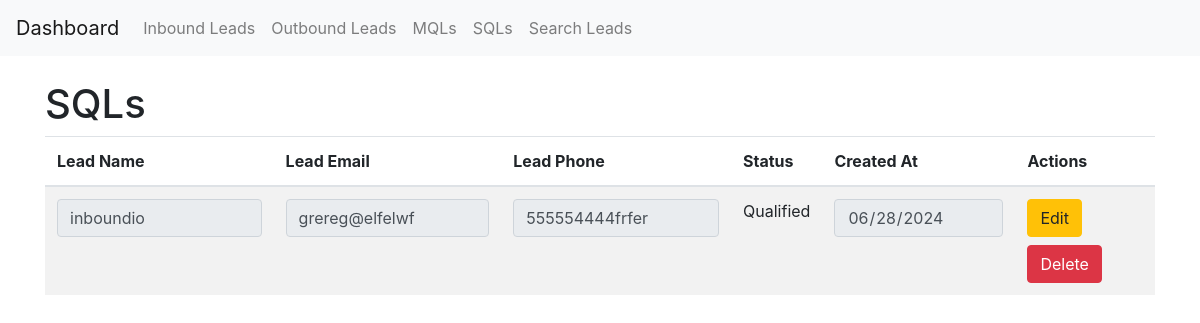
The page /sqls on the database as committed earlier.
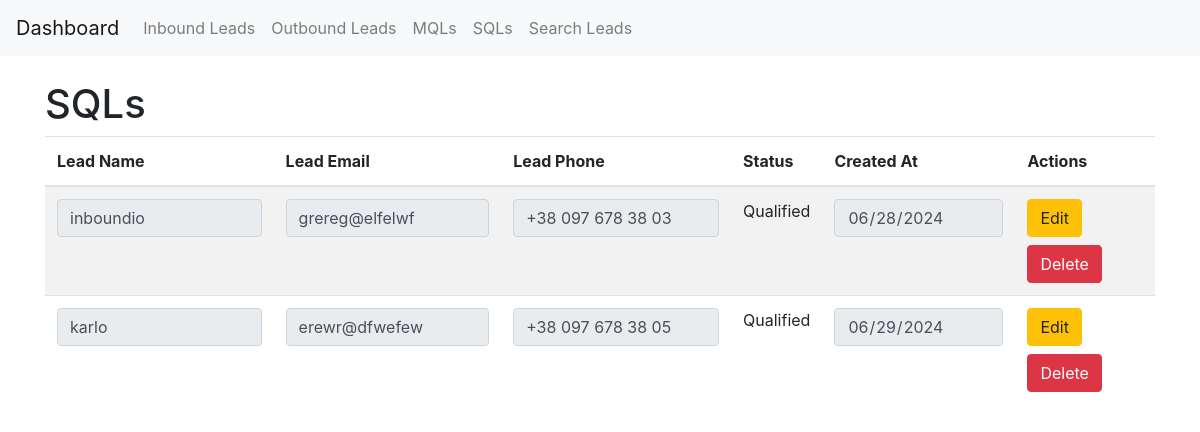
The same page on the database as committed later.
### app/models.py (models this page shows)
class SQL(db.Model):
    id = db.Column(db.Integer, primary_key=True)
    mql_id = db.Column(db.Integer, db.ForeignKey('mql.id'))
    status = db.Column(db.String(20), nullable=False)
    created_at = db.Column(db.DateTime, default=datetime.utcnow)

class InboundLead(db.Model):
    id = db.Column(db.Integer, primary_key=True)
    name = db.Column(db.String(64), nullable=False)
    email = db.Column(db.String(120), unique=True, nullable=False)
    phone = db.Column(db.String(20))
    created_at = db.Column(db.DateTime, default=datetime.utcnow)
    qualification = db.Column(db.String(20), default='')
    mqls = db.relationship('MQL', backref='inbound_lead', lazy=True)

### app/routes.py (the view, shortened to what this page needs)
@app.route('/sqls', methods=['GET', 'POST'])
def sqls():
    sqls = SQL.query.all()
    return render_template('sqls.html', title='SQLs', sqls=sqls)

### app/templates/sqls.html (shortened to what this page needs)
{% extends "base.html" %}
{% block content %}
  <h1>SQLs</h1>
  <table class="table table-striped">
    <thead>
      <tr>
        <th>Lead Name</th>
        <th>Lead Email</th>
        <th>Lead Phone</th>
        <th>Status</th>
        <th>Created At</th>
        <th>Actions</th>
      </tr>
    </thead>
    <tbody>
      {% for sql in sqls %}
        <tr>
          <form method="post">
            {% if sql.mql.lead_type == 'inbound' %}
              <td><input type="text" name="name_{{ sql.id }}" value="{{ sql.mql.inbound_lead.name }}" class="form-control" readonly></td>
              <td><input type="email" name="email_{{ sql.id }}" value="{{ sql.mql.inbound_lead.email }}" class="form-control" readonly></td>
              <td><input type="text" name="phone_{{ sql.id }}" value="{{ sql.mql.inbound_lead.phone }}" class="form-control" readonly></td>
            {% endif %}
            <td>{{ sql.status }}</td>
            <td><input type="date" name="created_at_{{ sql.id }}" value="{{ sql.created_at.strftime('%Y-%m-%d') }}" class="form-control" readonly></td>
            <td>
              <button type="button" class="btn btn-warning mb-2" onclick="enableEditing({{ sql.id }})">Edit</button>
              <button type="submit" name="action" value="delete_{{ sql.id }}" class="btn btn-danger">Delete</button>
            </td>
          </form>
        </tr>
      {% endfor %}
    </tbody>
  </table>
{% endblock %}

Rows that differ between the two databases and show on the page:
changed through a linked row, SQL "inboundio": mql.inbound_lead.phone "555554444frfer" → "+38 097 678 38 03"
added SQL: mql.inbound_lead.name "karlo", mql.inbound_lead.email "erewr@dfwefew", mql.inbound_lead.phone "+38 097 678 38 05", status "Qualified", created_at "06/29/2024"
